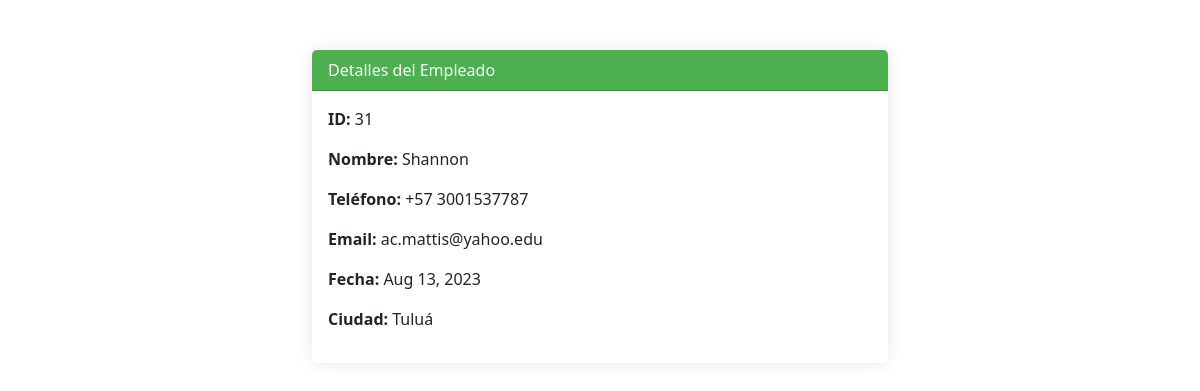
The app's page /read_one.php?id=31 with its own data.
### tables this page shows
CREATE TABLE `mytable` (
  `id` mediumint(8) UNSIGNED NOT NULL,
  `Nombre` varchar(255) DEFAULT NULL,
  `Telefono` varchar(100) DEFAULT NULL,
  `Email` varchar(255) DEFAULT NULL,
  `Fecha` varchar(255) DEFAULT NULL,
  `Ciudad` varchar(255) DEFAULT NULL
);

### Employee.php (called while the page is built, shortened)
<?php
class Employee {
    private $conn;
    private $table_name = 'myTable';
    public $id;
    public function __construct($db) {
        $this->conn = $db;
    }
    public function readOne(){
        $query = "SELECT * FROM " . $this->table_name . " WHERE id = ?";
        $stmt = $this->conn->prepare( $query );
        $stmt->bindParam(1, $this->id);
        $stmt->execute();
        $row = $stmt->fetch(PDO::FETCH_ASSOC);
        if($row){
            $this->Nombre = $row['Nombre'];
            $this->Telefono = $row['Telefono'];
            $this->Email = $row['Email'];
            $this->Fecha = $row['Fecha'];
            $this->Ciudad = $row['Ciudad'];
        }
    }
}
?>

### read_one.php (the view, shortened to what this page needs)
<!DOCTYPE html>
<html lang="en">
<head>
    <link href="https://cdn.jsdelivr.net/npm/bootstrap@5.3.1/dist/css/bootstrap.min.css" rel="stylesheet">
</head>
<body>
    <div class="container">
        <?php
        include_once 'Employee.php';
        $database = new Database();
        $db = $database->getConnection();
        $employee = new Employee($db);
        $employee->id = $_GET['id'];
        $employee->readOne();
        ?>
        <div class="card">
            <div class="card-header">
                Detalles del Empleado
            </div>
            <div class="card-body">
                <p><span class="detail-field">ID:</span> <?php echo $employee->id; ?></p>
                <p><span class="detail-field">Nombre:</span> <?php echo $employee->Nombre; ?></p>
                <p><span class="detail-field">Teléfono:</span> <?php echo $employee->Telefono; ?></p>
                <p><span class="detail-field">Email:</span> <?php echo $employee->Email; ?></p>
                <p><span class="detail-field">Fecha:</span> <?php echo $employee->Fecha; ?></p>
                <p><span class="detail-field">Ciudad:</span> <?php echo $employee->Ciudad; ?></p>
            </div>
        </div>
    </div>
</body>
</html>

### read_one.php (style rules this page uses)
.container { max-width: 600px; margin-top: 50px; }
.card { border: none; box-shadow: 0px 0px 15px rgba(0,0,0,0.1); }
.card-header { background-color: #4CAF50; color: white; }
.detail-field { font-weight: bold; }

### records on screen
mytable: id "31", Nombre "Shannon", Telefono "+57 3001537787", Email "ac.mattis@yahoo.edu", Fecha "Aug 13, 2023", Ciudad "Tuluá"
